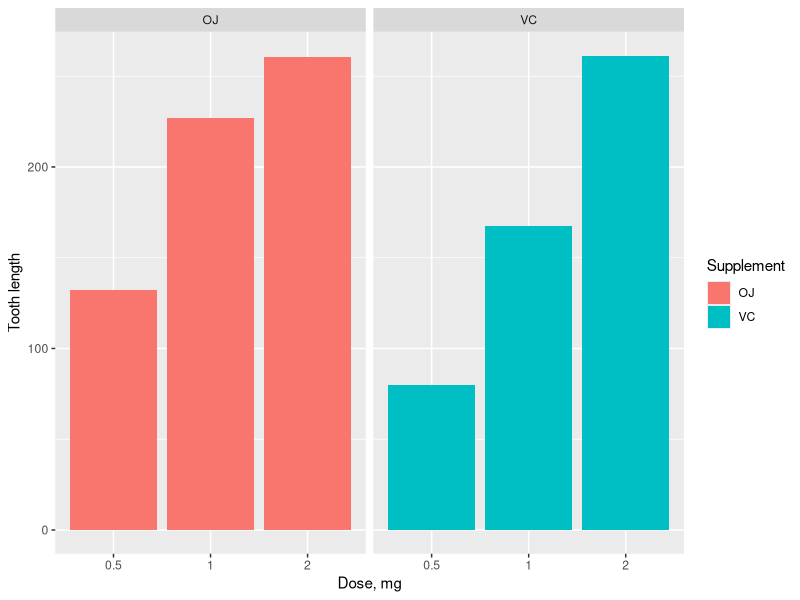

This chart was generated by the following R code:
## ---- chunk 1
knitr::opts_chunk$set(echo = TRUE)
library(datasets)
library(ggplot2)
## ---- chunk 2
tg <- ToothGrowth
tg$dose <- as.factor(tg$dose)
str(tg)
summary(tg)

ggplot(data=tg, aes(x=dose, y=len, fill=supp)) + geom_bar(stat="identity",) + facet_grid(. ~ supp) + 
  xlab("Dose, mg") + ylab("Tooth length") + guides(fill=guide_legend(title="Supplement"))
## ---- chunk 3
ci <- t.test(len ~ supp, data = tg)
pval <- ci$p.value
ci
## ---- chunk 4
tg.dose1 <- subset(tg, dose %in% c(0.5,1.0))
tg_dose2 <- subset(tg, dose %in% c(0.5,2.0))
tg_dose3 <- subset(tg, dose %in% c(1.0,2.0))

# construct the CI for dose of 0.5 and 1.0
t.test(len ~ dose, data = tg.dose1)
#construct the CI for a dose of 0.5 and 2.0
t.test(len ~ dose, data = tg_dose2)
# construct the CI for a dose of 1.0 and 2.0
t.test(len ~ dose, data = tg_dose3)
